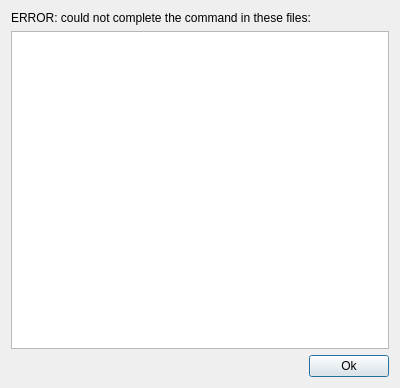
<ui version="4.0">
 <class>FileErrorDialog</class>
 <widget class="QDialog" name="FileErrorDialog">
  <property name="geometry">
   <rect>
    <x>0</x>
    <y>0</y>
    <width>400</width>
    <height>388</height>
   </rect>
  </property>
  <property name="windowTitle">
   <string>Dialog</string>
  </property>
  <layout class="QVBoxLayout" name="verticalLayout">
   <item>
    <widget class="QLabel" name="label">
     <property name="text">
      <string>ERROR: could not complete the command in these files:</string>
     </property>
    </widget>
   </item>
   <item>
    <widget class="QListWidget" name="files_listwidget" />
   </item>
   <item>
    <layout class="QHBoxLayout" name="horizontalLayout">
     <item>
      <spacer name="horizontalSpacer">
       <property name="orientation">
        <enum>Qt::Horizontal</enum>
       </property>
       <property name="sizeHint" stdset="0">
        <size>
         <width>40</width>
         <height>20</height>
        </size>
       </property>
      </spacer>
     </item>
     <item>
      <widget class="QPushButton" name="ok_pushbutton">
       <property name="text">
        <string>Ok</string>
       </property>
      </widget>
     </item>
    </layout>
   </item>
  </layout>
 <property name="styleSheet"><string>font: 12pt "Roboto";</string></property></widget>
 <resources><include location="../../../../../snooz-toolbox/src/main/python/ui/themes/themes.qrc" /></resources>
 <connections>
  <connection>
   <sender>ok_pushbutton</sender>
   <signal>clicked()</signal>
   <receiver>FileErrorDialog</receiver>
   <slot>close()</slot>
   <hints>
    <hint type="sourcelabel">
     <x>349</x>
     <y>366</y>
    </hint>
    <hint type="destinationlabel">
     <x>199</x>
     <y>193</y>
    </hint>
   </hints>
  </connection>
 </connections>
 <slots>
  <slot>on_ok()</slot>
 </slots>
</ui>
